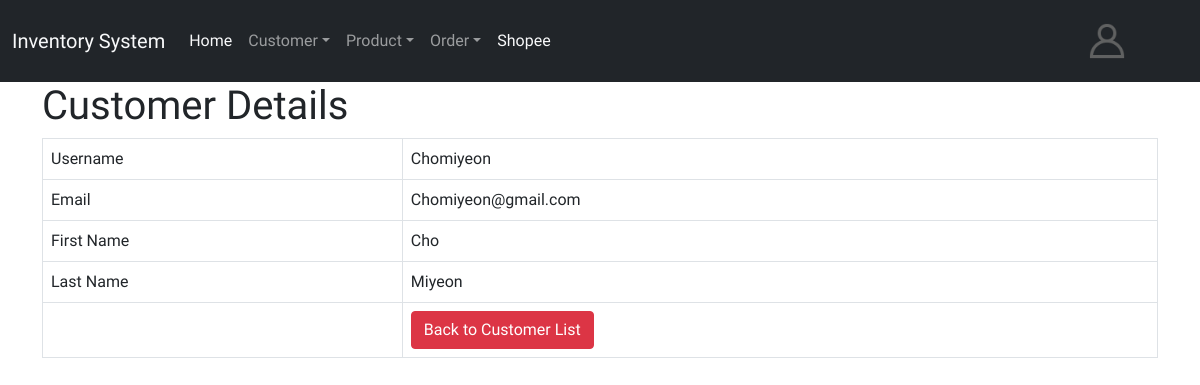
Screenshot of /FYP/customer_read_one.php?id=Chomiyeon (signed in) with the database file from the repository.
### tables this page shows
CREATE TABLE `customer` (
  `username` varchar(15) NOT NULL,
  `email` varchar(30) NOT NULL,
  `first_name` varchar(30) DEFAULT NULL,
  `last_name` varchar(30) DEFAULT NULL
);

### FYP/customer_read_one.php (the view, shortened to what this page needs)
<?php
include 'config/navbar.php';
?>
<head>
    <link href="https://cdn.jsdelivr.net/npm/bootstrap@5.0.1/dist/css/bootstrap.min.css" rel="stylesheet">
</head>
<body>
    <div class="container">
        <div class="page-header">
            <h1>Customer Details</h1>
        </div>
        <?php
        $id = isset($_GET['id']) ? $_GET['id'] : die('ERROR: Record ID not found.');
        include 'config/database.php';
        try {
            $query = "SELECT username,email,first_name,last_name FROM customer WHERE username = :username ";
            $stmt = $con->prepare($query);
            $stmt->bindParam(":username", $id);
            $stmt->execute();
            $row = $stmt->fetch(PDO::FETCH_ASSOC);
            $username = $row['username'];
            $email = $row['email'];
            $first_name = $row['first_name'];
            $last_name = $row['last_name'];
        }
        catch (PDOException $exception) {
            die('ERROR: ' . $exception->getMessage());
        }
        ?>
        <table class='table table-hover table-responsive table-bordered'>
            <tr>
                <td>Username</td>
                <td><?php echo htmlspecialchars($username, ENT_QUOTES);  ?></td>
            </tr>
            <tr>
                <td>Email</td>
                <td><?php echo htmlspecialchars($email, ENT_QUOTES);  ?></td>
            </tr>
            <tr>
                <td>First Name</td>
                <td><?php echo htmlspecialchars($first_name, ENT_QUOTES);  ?></td>
            </tr>
            <tr>
                <td>Last Name</td>
                <td><?php echo htmlspecialchars($last_name, ENT_QUOTES);  ?></td>
            </tr>
            <tr>
                <td></td>
                <td>
                    <a href='customer_read.php' class='btn btn-danger'>Back to Customer List</a>
                </td>
            </tr>
        </table>
    </div>
</body>
</html>

### FYP/config/navbar.php (style rules this page uses)
body { font-family: 'Mochiy Pop One', sans-serif; }

### FYP/customer_read_one.php (style rules this page uses)
body { font-family: 'Mochiy Pop One', sans-serif; }

### rows the page displays
customer: username "Chomiyeon", email "Chomiyeon@gmail.com", first_name "Cho", last_name "Miyeon"
